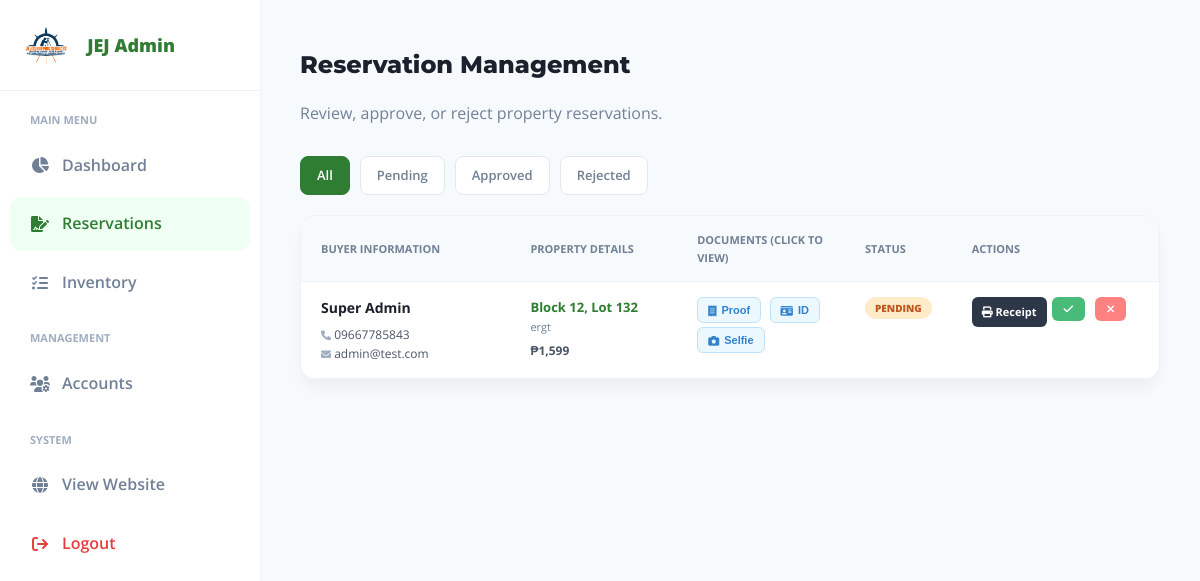
Screenshot of /reservation.php (signed in) with the database file from the repository.
### tables this page shows
CREATE TABLE `reservations` (
  `id` int(11) NOT NULL,
  `user_id` int(11) DEFAULT NULL,
  `contact_number` varchar(20) DEFAULT NULL,
  `email` varchar(100) DEFAULT NULL,
  `birth_date` date DEFAULT NULL,
  `lot_id` int(11) DEFAULT NULL,
  `reservation_date` datetime DEFAULT current_timestamp(),
  `status` enum('PENDING','APPROVED','CANCELLED') DEFAULT 'PENDING',
  `payment_proof` varchar(255) DEFAULT NULL,
  `notes` text DEFAULT NULL,
  `buyer_address` text DEFAULT NULL,
  `valid_id_file` varchar(255) DEFAULT NULL,
  `selfie_with_id` varchar(255) DEFAULT NULL
);

CREATE TABLE `users` (
  `id` int(11) NOT NULL,
  `fullname` varchar(100) DEFAULT NULL,
  `email` varchar(100) DEFAULT NULL,
  `password` varchar(255) DEFAULT NULL,
  `phone` varchar(20) DEFAULT NULL,
  `role` enum('ADMIN','AGENT','BUYER') DEFAULT 'BUYER',
  `created_at` timestamp NOT NULL DEFAULT current_timestamp()
);

CREATE TABLE `lots` (
  `id` int(11) NOT NULL,
  `location` varchar(255) DEFAULT NULL,
  `phase_id` int(11) DEFAULT NULL,
  `block_no` varchar(10) DEFAULT NULL,
  `lot_no` varchar(10) DEFAULT NULL,
  `area` decimal(10,2) DEFAULT NULL,
  `price_per_sqm` decimal(10,2) DEFAULT NULL,
  `total_price` decimal(12,2) DEFAULT NULL,
  `status` enum('AVAILABLE','RESERVED','SOLD') DEFAULT 'AVAILABLE',
  `property_overview` text DEFAULT NULL,
  `coordinates` varchar(50) DEFAULT NULL,
  `lot_image` varchar(255) DEFAULT 'default_lot.jpg',
  `property_type` enum('Subdivision','Lot','Land','Farm','Shop','Business') DEFAULT 'Subdivision',
  `latitude` decimal(10,8) DEFAULT NULL,
  `longitude` decimal(11,8) DEFAULT NULL
);

### reservation.php (the view, shortened to what this page needs)
<?php
include 'config.php';
$status_filter = $_GET['status'] ?? 'ALL';
$where_sql = "1";
$query = "SELECT r.*, u.fullname, u.email as user_email, l.block_no, l.lot_no, l.total_price, l.location
          FROM reservations r
          JOIN users u ON r.user_id = u.id
          JOIN lots l ON r.lot_id = l.id
          WHERE $where_sql
          ORDER BY r.reservation_date DESC";
$res = $conn->query($query);
?>
<!DOCTYPE html>
<html lang="en">
<head>
    <link rel="stylesheet" href="https://cdnjs.cloudflare.com/ajax/libs/font-awesome/6.0.0/css/all.min.css">
    <link rel="stylesheet" href="assets/modern.css">
</head>
<body>
    <div class="sidebar">
        <div class="brand-box">
            <img src="assets/logo.png" style="height: 40px; width: auto; border-radius: 6px; margin-right: 10px;">
            <span style="font-size: 18px; font-weight: 800; color: var(--primary);">JEJ Admin</span>
        </div>
        <div class="sidebar-menu">
            <small style="padding: 0 20px; color: #A0AEC0; font-weight: 700; font-size: 11px; display: block; margin-bottom: 10px;">MAIN MENU</small>
            <a href="admin.php?view=dashboard" class="menu-link"><i class="fa-solid fa-chart-pie"></i> Dashboard</a>
            <a href="reservation.php" class="menu-link active"><i class="fa-solid fa-file-signature"></i> Reservations</a>
            <a href="admin.php?view=inventory" class="menu-link"><i class="fa-solid fa-list-check"></i> Inventory</a>
            <small style="padding: 0 20px; color: #A0AEC0; font-weight: 700; font-size: 11px; display: block; margin-top: 20px; margin-bottom: 10px;">MANAGEMENT</small>
            <a href="accounts.php" class="menu-link"><i class="fa-solid fa-users-gear"></i> Accounts</a>
            <small style="padding: 0 20px; color: #A0AEC0; font-weight: 700; font-size: 11px; display: block; margin-top: 20px; margin-bottom: 10px;">SYSTEM</small>
            <a href="index.php" class="menu-link" target="_blank"><i class="fa-solid fa-globe"></i> View Website</a>
            <a href="logout.php" class="menu-link" style="color: #E53E3E;"><i class="fa-solid fa-arrow-right-from-bracket"></i> Logout</a>
        </div>
    </div>
    <div class="main-panel">
        <div style="margin-bottom: 30px;">
            <h1 style="font-size: 24px; font-weight: 800; color: var(--dark);">Reservation Management</h1>
            <p style="color: #718096;">Review, approve, or reject property reservations.</p>
        </div>
        <div class="tabs">
            <a href="reservation.php?status=ALL" class="tab-link <?= $status_filter=='ALL'?'active':'' ?>">All</a>
            <a href="reservation.php?status=PENDING" class="tab-link <?= $status_filter=='PENDING'?'active':'' ?>">Pending</a>
            <a href="reservation.php?status=APPROVED" class="tab-link <?= $status_filter=='APPROVED'?'active':'' ?>">Approved</a>
            <a href="reservation.php?status=REJECTED" class="tab-link <?= $status_filter=='REJECTED'?'active':'' ?>">Rejected</a>
        </div>
        <div class="table-container">
            <table>
                <thead>
                    <tr>
                        <th style="width: 25%;">Buyer Information</th>
                        <th style="width: 20%;">Property Details</th>
                        <th style="width: 20%;">Documents (Click to View)</th>
                        <th style="width: 10%;">Status</th>
                        <th style="width: 25%;">Actions</th>
                    </tr>
                </thead>
                <tbody>
                    <?php if($res->num_rows > 0): ?>
                        <?php while($row = $res->fetch_assoc()): ?>
                        <tr>
                            <td>
                                <div style="font-weight: 700; color: var(--dark); margin-bottom: 5px; font-size: 14px;">
                                    <?= htmlspecialchars($row['fullname']) ?>
                                </div>
                                <div style="font-size:12px; color:#4A5568;"><i class="fa-solid fa-phone" style="font-size:10px; color:#A0AEC0;"></i> <?= $row['contact_number'] ?></div>
                                <div style="font-size:12px; color:#4A5568;"><i class="fa-solid fa-envelope" style="font-size:10px; color:#A0AEC0;"></i> <?= $row['email'] ?? $row['user_email'] ?></div>
                            </td>
                            <td>
                                <div style="font-weight: 700; color: var(--primary);">Block <?= $row['block_no'] ?>, Lot <?= $row['lot_no'] ?></div>
                                <div style="font-size: 11px; color: #718096;"><?= $row['location'] ?></div>
                                <div style="font-weight: 700; font-size: 12px; margin-top: 5px;">₱<?= number_format($row['total_price']) ?></div>
                            </td>
                            <td>
                                <button class="btn-doc" onclick="showDoc('uploads/<?= $row['payment_proof'] ?>')">
                                    <i class="fa-solid fa-receipt"></i> Proof
                                </button>
                                <button class="btn-doc" onclick="showDoc('uploads/<?= $row['valid_id_file'] ?>')">
                                    <i class="fa-solid fa-id-card"></i> ID
                                </button>
                                <button class="btn-doc" onclick="showDoc('uploads/<?= $row['selfie_with_id'] ?>')">
                                    <i class="fa-solid fa-camera"></i> Selfie
                                </button>
                            </td>
                            <td>
                                <span class="status-badge status-<?= $row['status'] ?>"><?= $row['status'] ?></span>
                            </td>
                            <td>
                                <div style="display: flex; flex-wrap: wrap; gap: 5px;">
                                    <a href="receipt.php?id=<?= $row['id'] ?>" target="_blank" class="btn-receipt">
                                        <i class="fa-solid fa-print"></i> Receipt
                                    </a>
                                    <?php if($row['status'] == 'PENDING'): ?>
                                        <form action="actions.php" method="POST" onsubmit="return confirm('Approve this reservation?')">
                                            <button class="btn-action btn-approve" title="Approve"><i class="fa-solid fa-check"></i></button>
                                        </form>
                                        <form action="actions.php" method="POST" onsubmit="return confirm('Reject this reservation?')">
                                            <button class="btn-action btn-reject" title="Reject"><i class="fa-solid fa-xmark"></i></button>
                                        </form>
                                    <?php endif; ?>
                                </div>
                            </td>
                        </tr>
                        <?php endwhile; ?>
                    <?php else: ?>
                        <tr><td colspan="5" style="text-align: center; padding: 40px; color: #A0AEC0;">No reservations found.</td></tr>
                    <?php endif; ?>
                </tbody>
            </table>
        </div>
    </div>
</body>
</html>

### assets/modern.css (style rules this page uses)
:root { --primary: #2E7D32; --primary-dark: #1B5E20; --primary-gradient: linear-gradient(135deg, #2E7D32 0%, #1B5E20 100%); --accent: #FFA000; --dark: #1A202C; --text-body: #4A5568; --light: #F7FAFC; --white: #FFFFFF; --glass: rgba(255, 255, 255, 0.95); --shadow-soft: 0 10px 15px -3px rgba(0, 0, 0, 0.05); --shadow-hover: 0 20px 25px -5px rgba(0, 0, 0, 0.1), 0 10px 10px -5px rgba(0, 0, 0, 0.04); }
html { scroll-behavior: smooth; }
body { font-family: 'Open Sans', sans-serif; background-color: var(--light); color: var(--text-body); line-height: 1.6; overflow-x: hidden; margin: 0; padding: 0; }
h1, h2, h3, .nav-brand, .btn, .section-title { font-family: 'Montserrat', sans-serif; }
a { text-decoration: none; color: inherit; transition: 0.2s; }

### reservation.php (style rules this page uses)
body { background-color: #F7FAFC; display: flex; min-height: 100vh; overflow-x: hidden; }
.sidebar { width: 260px; background: white; border-right: 1px solid #EDF2F7; display: flex; flex-direction: column; position: fixed; height: 100vh; z-index: 100; }
.brand-box { padding: 25px; border-bottom: 1px solid #EDF2F7; display: flex; align-items: center; gap: 10px; }
.sidebar-menu { padding: 20px 10px; flex: 1; }
.menu-link { display: flex; align-items: center; gap: 12px; padding: 14px 20px; color: #718096; text-decoration: none; font-weight: 600; border-radius: 12px; margin-bottom: 5px; transition: all 0.2s; }
.menu-link:hover, .menu-link.active { background: #F0FFF4; color: var(--primary); }
.menu-link i { width: 20px; text-align: center; }
.main-panel { margin-left: 260px; flex: 1; padding: 30px 40px; width: calc(100% - 260px); }
.table-container { background: white; border-radius: 16px; border: 1px solid #EDF2F7; box-shadow: var(--shadow-soft); overflow: hidden; margin-bottom: 30px; }
table { width: 100%; border-collapse: collapse; }
th { text-align: left; padding: 15px 20px; font-size: 11px; font-weight: 700; color: #718096; text-transform: uppercase; background: #F7FAFC; border-bottom: 1px solid #EDF2F7; }
td { padding: 15px 20px; border-bottom: 1px solid #EDF2F7; color: #4A5568; font-size: 13px; vertical-align: top; }
.tabs { display: flex; gap: 10px; margin-bottom: 20px; }
.tab-link { padding: 8px 16px; border-radius: 8px; font-size: 13px; font-weight: 600; text-decoration: none; color: #718096; background: white; border: 1px solid #E2E8F0; transition: 0.2s; }
.tab-link.active { background: var(--primary); color: white; border-color: var(--primary); }
.status-badge { padding: 4px 10px; border-radius: 50px; font-size: 10px; font-weight: 800; text-transform: uppercase; }
.status-PENDING { background: #FEEBC8; color: #C05621; }
.btn-doc { display: inline-flex; align-items: center; gap: 5px; padding: 6px 10px; background: #EBF8FF; color: #3182CE; border: 1px solid #BEE3F8; border-radius: 6px; font-size: 11px; font-weight: 700; text-decoration: none; margin-right: 5px; margin-bottom: 4px; cursor: pointer; }
.btn-action { padding: 6px 12px; border:none; border-radius: 6px; font-size: 11px; font-weight: 700; cursor: pointer; color: white; margin-right: 5px; }
.btn-approve { background: #48BB78; }
.btn-reject { background: #FC8181; }
.btn-receipt { background: #2D3748; color: white; text-decoration:none; display: inline-block; padding: 6px 10px; border-radius: 6px; font-size: 11px; font-weight: 700; }

### rows the page displays
reservations: user.fullname "Super Admin", contact_number "09667785843", user.email "admin@test.com", lot.block_no "12", lot.lot_no "132", lot.location "ergt", lot.total_price "1,599", status "PENDING"
